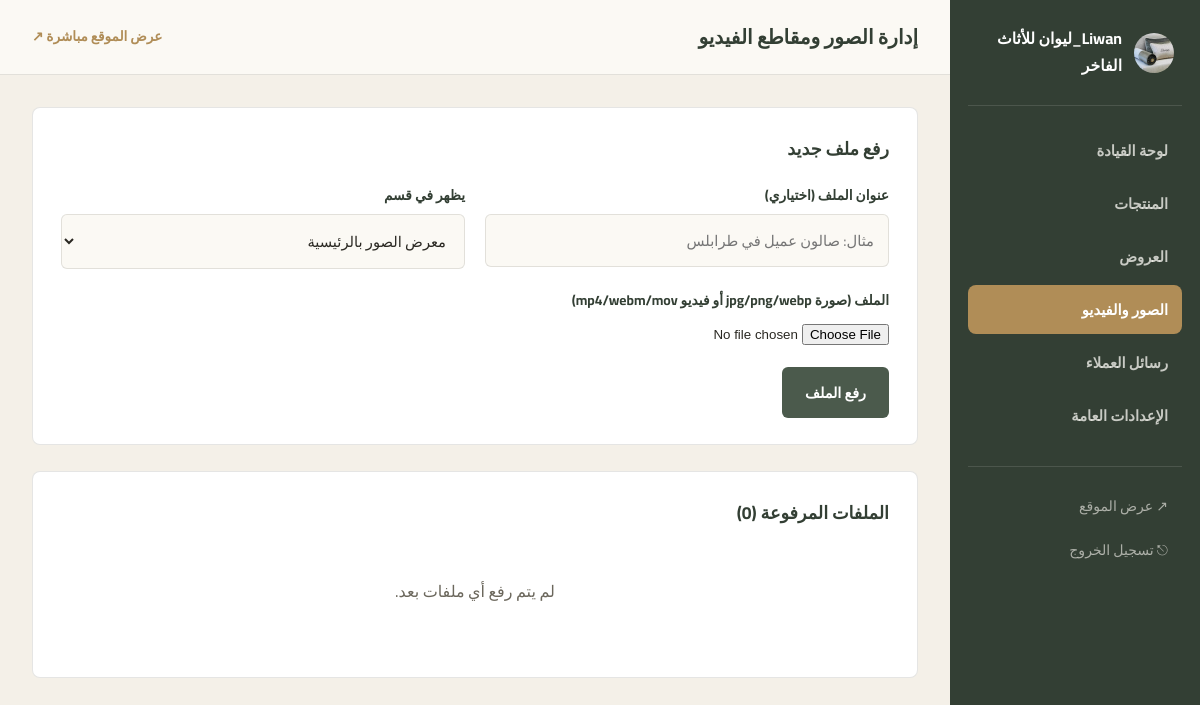
Screenshot of /admin/media (signed in) with the database file from the repository.
### tables this page shows
CREATE TABLE settings (
    id INTEGER PRIMARY KEY CHECK (id = 1),
    site_name TEXT NOT NULL DEFAULT 'ليفان للأثاث الفاخر',
    tagline TEXT NOT NULL DEFAULT 'حيث يلتقي الفخامة بالراحة',
    logo_path TEXT NOT NULL DEFAULT 'images/logo.jpg',
    phone TEXT NOT NULL DEFAULT '0927569139',
    whatsapp_number TEXT NOT NULL DEFAULT '218927569139',
    address TEXT NOT NULL DEFAULT 'طرابلس، ليبيا',
    about_text TEXT NOT NULL DEFAULT 'نقدم أثاثًا فاخرًا مصنوعًا بعناية فائقة من أجود الأقمشة والخامات، لنجعل من منزلك تحفة من الراحة والأناقة.',
    facebook_url TEXT DEFAULT '',
    instagram_url TEXT DEFAULT ''
);

### app.py (the view)
@app.route("/admin/media")
@login_required
def admin_media():
    rows = db.get_db().execute("SELECT * FROM media ORDER BY created_at DESC").fetchall()
    return render_template("admin/media.html", media_items=rows)

### app.py (called while the page is built)
def get_settings():
    row = db.get_db().execute("SELECT * FROM settings WHERE id = 1").fetchone()
    return row

@app.context_processor
def inject_globals():
    unread = 0
    if session.get("admin_id"):
        unread = db.get_db().execute(
            "SELECT COUNT(*) c FROM messages WHERE is_read = 0"
        ).fetchone()["c"]
    return {"site": get_settings(), "current_year": datetime.now().year, "unread_messages": unread}

def login_required(view):
    @functools.wraps(view)
    def wrapped(*args, **kwargs):
        if not session.get("admin_id"):
            return redirect(url_for("admin_login", next=request.path))
        return view(*args, **kwargs)
    return wrapped

### db.py (called while the page is built)
def get_db():
    if "db" not in g:
        g.db = sqlite3.connect(DATABASE)
        g.db.row_factory = sqlite3.Row
        g.db.execute("PRAGMA foreign_keys = ON")
    return g.db

### templates/admin/media.html (shortened to what this page needs)
{% extends "admin/base_admin.html" %}
{% block page_title %}إدارة الصور ومقاطع الفيديو{% endblock %}
{% block admin_content %}
<div class="panel">
  <div class="panel-head"><h2>رفع ملف جديد</h2></div>
  <form method="POST" action="{{ url_for('admin_media_new') }}" enctype="multipart/form-data">
    <div class="form-row">
      <div class="field">
        <label for="title">عنوان الملف (اختياري)</label>
        <input type="text" id="title" name="title" placeholder="مثال: صالون عميل في طرابلس">
      </div>
      <div class="field">
        <label for="section">يظهر في قسم</label>
        <select id="section" name="section">
          <option value="gallery">معرض الصور بالرئيسية</option>
        </select>
      </div>
    </div>
    <div class="field">
      <label for="file">الملف (صورة jpg/png/webp أو فيديو mp4/webm/mov)</label>
      <input type="file" id="file" name="file" accept="image/*,video/*" required>
    </div>
    <button type="submit" class="btn btn-primary">رفع الملف</button>
  </form>
</div>
<div class="panel">
  <div class="panel-head"><h2>الملفات المرفوعة ({{ media_items|length }})</h2></div>
  {% if media_items %}
  <div class="media-grid">
    {% for m in media_items %}
    <div class="media-item">
      <div class="thumb">
        {% if m.media_type == 'image' %}
          <img src="{{ url_for('static', filename=m.file_path) }}" alt="{{ m.title }}">
        {% else %}
          <video src="{{ url_for('static', filename=m.file_path) }}" muted></video>
        {% endif %}
      </div>
      <div class="meta">
        <small>{{ m.title or ('فيديو' if m.media_type == 'video' else 'صورة') }}</small>
        <form method="POST" action="{{ url_for('admin_media_delete', media_id=m.id) }}"
              onsubmit="return confirm('هل تريد حذف هذا الملف؟');">
          <button type="submit" class="btn btn-danger btn-sm">حذف</button>
        </form>
      </div>
    </div>
    {% endfor %}
  </div>
  {% else %}
  <p style="color:var(--charcoal-soft); text-align:center; padding:30px 0;">لم يتم رفع أي ملفات بعد.</p>
  {% endif %}
</div>
{% endblock %}

### templates/admin/base_admin.html (shortened to what this page needs)
<!DOCTYPE html>
<html lang="ar" dir="rtl">
<head>
<link rel="stylesheet" href="{{ url_for('static', filename='css/admin.css') }}">
</head>
<body>
<div class="admin-shell">
  <aside class="sidebar">
    <div class="brand">
      <img src="{{ url_for('static', filename=site.logo_path) }}" alt="{{ site.site_name }}">
      <span>{{ site.site_name }}</span>
    </div>
    <nav class="side-nav">
      <a href="{{ url_for('admin_dashboard') }}" class="{{ 'active' if request.endpoint == 'admin_dashboard' }}">لوحة القيادة</a>
      <a href="{{ url_for('admin_products') }}" class="{{ 'active' if request.endpoint and request.endpoint.startswith('admin_product') }}">المنتجات</a>
      <a href="{{ url_for('admin_offers') }}" class="{{ 'active' if request.endpoint and request.endpoint.startswith('admin_offer') }}">العروض</a>
      <a href="{{ url_for('admin_media') }}" class="{{ 'active' if request.endpoint == 'admin_media' }}">الصور والفيديو</a>
      <a href="{{ url_for('admin_messages') }}" class="{{ 'active' if request.endpoint and request.endpoint.startswith('admin_message') }}">
        رسائل العملاء
      </a>
      <a href="{{ url_for('admin_settings') }}" class="{{ 'active' if request.endpoint and request.endpoint.startswith('admin_settings') }}">الإعدادات العامة</a>
    </nav>
    <div class="sidebar-foot">
      <a href="{{ url_for('index') }}" target="_blank">↗ عرض الموقع</a>
      <a href="{{ url_for('admin_logout') }}">⎋ تسجيل الخروج</a>
    </div>
  </aside>
  <div class="admin-main">
    <div class="admin-topbar">
      <h1>{% block page_title %}لوحة القيادة{% endblock %}</h1>
      <a href="{{ url_for('index') }}" target="_blank" class="view-site">عرض الموقع مباشرة ↗</a>
    </div>
    <div class="admin-content">
      {% block admin_content %}{% endblock %}
    </div>
  </div>
</div>
</body>
</html>

### static/css/admin.css (style rules this page uses)
:root { --sage-deep: #4B5A4C; --sage-darker: #333f34; --ivory: #F4F0E8; --ivory-soft: #FBF9F4; --gold: #B08D57; --charcoal: #2A2822; --charcoal-soft: #6b675c; --line: rgba(42,40,34,.12); --danger: #B94A3F; --success: #2c6b3f; --shadow-soft: 0 14px 34px rgba(42,40,34,.10); --radius: 8px; }
*,*::before,*::after { box-sizing:border-box; }
body { margin:0; font-family: "Cairo", sans-serif; background: var(--ivory); color: var(--charcoal); line-height:1.7; }
a { color:inherit; text-decoration:none; }
button { font-family:inherit; cursor:pointer; }
img { max-width:100%; display:block; }
.admin-shell { display:flex; min-height:100vh; }
.sidebar { width: 250px; background: var(--sage-darker); color: rgba(251,249,244,.85); flex-shrink:0; padding: 26px 18px; position:sticky; top:0; height:100vh; overflow-y:auto; }
.sidebar .brand { display:flex; align-items:center; gap:12px; padding: 0 8px 26px; border-bottom: 1px solid rgba(251,249,244,.12); margin-bottom: 20px; }
.sidebar .brand img { width:40px; height:40px; border-radius:50%; object-fit:cover; }
.sidebar .brand span { font-weight:700; color:#fff; font-size:.98rem; }
.side-nav a { display:flex; align-items:center; gap:12px; padding: 12px 14px; border-radius:8px; font-size:.92rem; font-weight:600; margin-bottom: 4px; color: rgba(251,249,244,.75); }
.side-nav a.active { background: var(--gold); color:#fff; }
.sidebar-foot { margin-top: 26px; padding-top:18px; border-top: 1px solid rgba(251,249,244,.12); }
.sidebar-foot a { display:block; padding: 10px 14px; font-size:.88rem; color: rgba(251,249,244,.6); }
.admin-main { flex:1; min-width:0; }
.admin-topbar { display:flex; align-items:center; justify-content:space-between; padding: 20px 32px; background: var(--ivory-soft); border-bottom:1px solid var(--line); position:sticky; top:0; z-index:10; }
.admin-topbar h1 { font-size: 1.25rem; margin:0; color: var(--sage-darker); }
.admin-topbar .view-site { font-size:.85rem; font-weight:700; color: var(--gold); }
.admin-content { padding: 32px; max-width: 1180px; }
.panel { background:#fff; border:1px solid var(--line); border-radius: var(--radius); padding: 26px 28px; margin-bottom: 26px; }
.panel-head { display:flex; align-items:center; justify-content:space-between; margin-bottom: 20px; flex-wrap:wrap; gap:12px; }
.panel-head h2 { font-size: 1.1rem; margin:0; color: var(--sage-darker); }
.btn { display:inline-flex; align-items:center; gap:8px; justify-content:center; padding: 11px 22px; border-radius:6px; font-weight:700; font-size:.9rem; border: 1px solid transparent; transition: all .15s ease; }
.btn-primary { background: var(--sage-deep); color:#fff; }
.field { margin-bottom: 20px; }
.field label { display:block; font-weight:700; font-size:.86rem; margin-bottom:7px; color: var(--sage-darker); }
.field input[type=text], .field input[type=number], .field input[type=password], .field input[type=tel], .field input[type=url], .field textarea, .field select { width:100%; padding: 12px 14px; border-radius:6px; border:1px solid var(--line); background: var(--ivory-soft); font-family:inherit; font-size:.92rem; color: var(--charcoal); }
.form-row { display:grid; grid-template-columns: 1fr 1fr; gap: 20px; }

### rows the page displays
settings: logo_path (picture), site_name "Liwan_ليوان للأثاث الفاخر"

### other values shown
{{ media_items|length }} "0"
